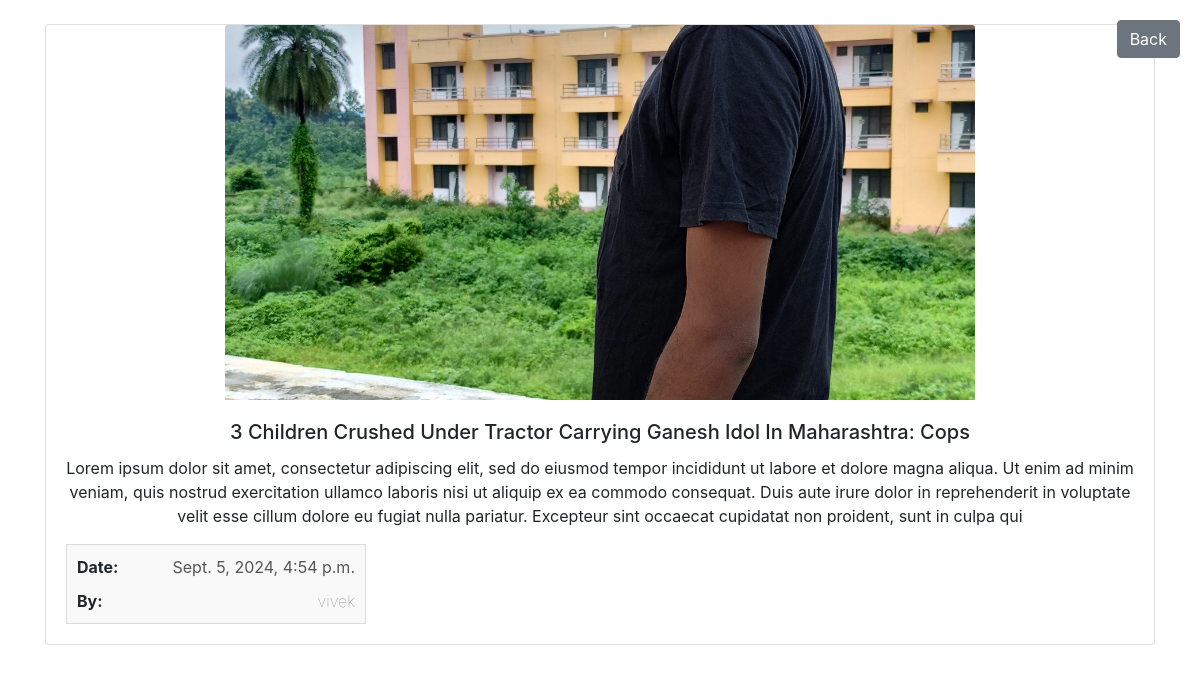
/newsdetail/untitled-2, run on the app's committed database.
### tweet/models.py (models this page shows, shortened)
class Tweet(models.Model):
 title=models.CharField(max_length=100,default='Untitled')
 user=models.ForeignKey(User,on_delete=models.CASCADE)
 text=models.TextField(max_length=400)
 photo=models.ImageField(upload_to='photo/',blank=True,null=True)
 created_at=models.DateTimeField(auto_now_add=True)
 updated_at=models.DateTimeField(auto_now=True)
 slug=AutoSlugField(populate_from='title',unique=True,null=True,default=None)

### tweet/views.py (the view)
# urls.py: path('newsdetail/<slug>',views.newsdetail)
def newsdetail(request,slug):
    newsdetail=Tweet.objects.get(slug=slug)
    data={
        'newsdetail':newsdetail
    }
    return render(request,'newsdetail.html',data)

### tweet/templates/newsdetail.html (shortened to what this page needs)
<!DOCTYPE html>
<html lang="en">
<head>
    <link href="https://stackpath.bootstrapcdn.com/bootstrap/4.5.2/css/bootstrap.min.css" rel="stylesheet">
</head>
<body>
    <div class="container mt-4">
        <a href="{% url 'tweet_list' %}" class="btn btn-secondary back-button">Back</a>
        <div class="card">
            {% if newsdetail.photo %}
                <img src="{{ newsdetail.photo.url }}" class="card-img-top" alt="Tweet photo">
            {% else %}
                <img src="https://via.placeholder.com/750x375" class="card-img-top" alt="Placeholder image">
            {% endif %}
            <div class="card-body">
                <h5 class="card-title">{{ newsdetail.title }}</h5>
                <p class="card-text">{{ newsdetail.text }}</p>
                <div style="border: 1px solid #ddd; padding: 10px; width: 300px; background-color: #f9f9f9;">
                    <div style="display: flex; justify-content: space-between; align-items: center; margin-bottom: 10px;">
                        <span style="font-weight: bold;">Date:</span>
                        <span style="font-weight: normal; color: #555;">{{newsdetail.created_at}}</span>
                    </div>
                    <div style="display: flex; justify-content: space-between; align-items: center;">
                        <span style="font-weight: bold;">By:</span>
                        <span style="font-weight: lighter; color: #777;">{{newsdetail.user}}</span>
                    </div>
                </div>
            </div>
        </div>
    </div>
</body>
</html>

### data on the page
Tweet: photo (picture), title "3 Children Crushed Under Tractor Carrying Ganesh Idol In Maharashtra: Cops", text "Lorem ipsum dolor sit amet, consectetur adipiscing elit, sed do eiusmod tempor incididunt ut labore et dolore magna aliqua. Ut enim ad minim veniam, quis nostrud exercitation ullamco laboris nisi ut aliquip ex ea commodo consequat. Duis aute irure dolor in reprehenderit in voluptate velit esse cillum dolore eu fugiat nulla pariatur. Excepteur sint occaecat cupidatat non proident, sunt in culpa qui", created_at "Sept. 5, 2024, 4:54 p.m.", user "vivek"
